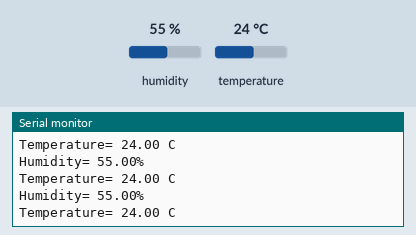
Bench run of a sketch on a simulated Arduino Uno, built with avr-gcc and run on an emulated ATmega328P. Parts: the last lines printed to the serial monitor. The test bench sets the inputs (shaded band); at power-on: humidity 55 %, temperature 24 °C.

Above: at 3.8 s.
3.9 s: humidity set to 22 %
At 5.6 s:
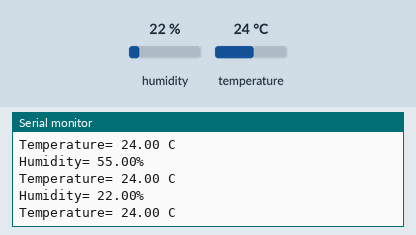
10.1 s: temperature set to 12 °C
At 12.5 s:
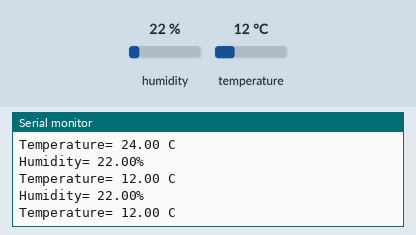
13.0 s: humidity set to 40 %
At 14.0 s:
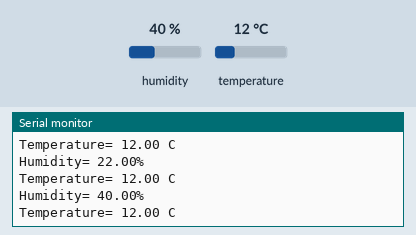
Timing chart, 0 to 16.0 s (numbered marks = the images above; inputs shaded):
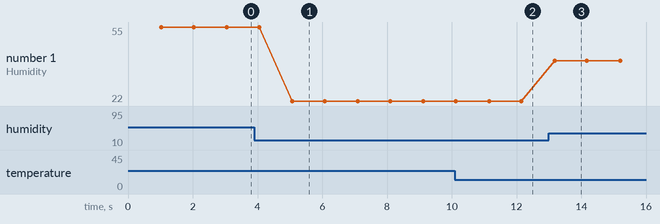

Measured:
- after the input at 3.9 s, the serial monitor: prints a new line after 1.2 s (image 1)
- after the input at 10.1 s, the serial monitor: prints a new line after 1.1 s (image 2)
- after the input at 13.0 s, the serial monitor: prints a new line after 0.18 s (image 3)
- plotted number 1: 55 → 22 after the input at 3.9 s, 22 → 40 after the input at 13.0 s

The sketch:

Vlajnost_i_Temperatura.ino
```cpp
#include <Adafruit_Sensor.h>
#include <DHT.h>
#define DHT_Pin 3
DHT dht(DHT_Pin, DHT11);

void setup() {
  Serial.begin(9600);
  dht.begin();
}

void loop() {
  delay(1000);
  float h = dht.readHumidity();
  float t = dht.readTemperature();
    if(isnan(h) || isnan(t)){
    Serial.println("Не удается считать данные");
    return;
  }else{
   Serial.print("Humidity= ");
   Serial.print(h);
   Serial.println("%");
   Serial.print("Temperature= ");
   Serial.print(t);
   Serial.println(" C");
   }
}
```
